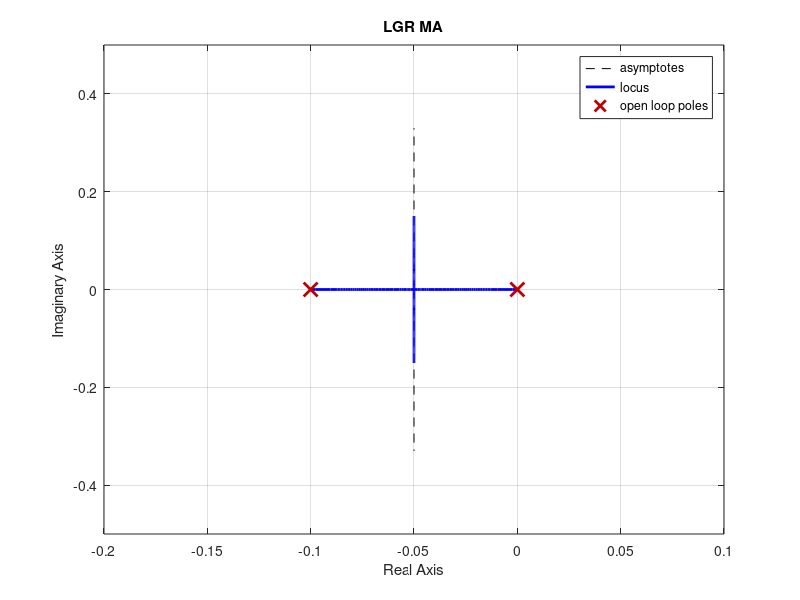

Write the MATLAB code that produced this figure. (Note: this script raises an error after producing the figure.)
clc
close all
clear

%MA sem Gc
Num1 = [1];
Den1 = [10 1 0];
sysMA = tf(Num1,Den1);
figure
rlocus(sysMA);
axis([-0.2 0.1 -0.5 0.5])
title('LGR MA');

%MF sem Gc
Num2 = [1];
Den2 = [10 1 1];
sysMF = tf(Num2,Den2);
%figure
%step(sysMF);
stepinfo(sysMF)

%%
%MA com Gc
a = 0.772;
K = 18; %8.995; %-calculado
Num3 = K*[1 a];
Den3 = [10 1 0];
sysMAc = tf(Num3,Den3);
%figure
%rlocus(sysMAc);
%title('LGR MA com Gc')

%MF com Gc
Num4 = K*[1 a];
Den4 = [10 1+K K*a];
sysMFc = tf(Num4,Den4);
figure
step(sysMFc,20);
title('Resposta ao Degrau MF com Gc')
stepinfo(sysMFc)

%%
%MA com PD discretizado Tustin
Tsamp = 1;
a = 0.772;
K = 18; %8.995; -calculado
Num5 = K*[a*(Tsamp^2)+2*Tsamp 2*a*(Tsamp^2) a*(Tsamp^2)-2*Tsamp];
Den5 = [40+2*Tsamp -80 40-2*Tsamp];
sysMAd = tf(Num5,Den5,1);
%figure
%rlocus(sysMAd);
%zplane(Num5,Den5);
%title('LGR MA com PD discr')

%MF com PD discretizado Tustin
Num6 = K*[a*(Tsamp^2)+2*Tsamp 2*a*(Tsamp^2) a*(Tsamp^2)-2*Tsamp];
Den6 = [40+2*Tsamp+K*2*Tsamp+K*a*(Tsamp^2) K*a*2*(Tsamp^2)-80 40-2*Tsamp+K*a*(Tsamp^2)-K*2*Tsamp];
sysMFd = tf(Num6,Den6,1);
%figure
%step(sysMFd);
%title('Resposta ao Degrau MF com PD discr')
%stepinfo(sysMFd)

%%
%MA sem Gc discretizado ZoH
Tsamp = 1;
Num7 = [0.04838 0.04679];
Den7 = [1 -1.905 0.905];
sysMAd1 = tf(Num7,Den7,Tsamp);
figure
rlocus(sysMAd1);
%zplane(Num7,Den7);
title('LGR MA sem Gc discr por ZoH')

%MF sem Gc discretizado ZoH
Num8 = [0.04838 0.04679];     
Den8 = [1 -1.857 0.952];       
sysMFd1 = tf(Num8,Den8,Tsamp);
%figure
%step(sysMFd1);
%title('Resposta ao Degrau MF sem Gc discr por ZoH')
stepinfo(sysMFd1)

%%
%MA com Gc discretizado
Tsamp = 1;
K2 = 27; %0.655 %-calculado
a2 = 0.466;    %0.466;
b2 = 0.1;
Num9 = K2*conv([1 -a2],[0.04838 0.04679]);
Den9 = [1 -1.905 0.905];
sysMAd2 = tf(Num9,Den9,Tsamp);
figure
rlocus(sysMAd2);
%zplane(Num9,Den9);
title('LGR MA com Gc discr')

%MF com Gc discretizado
Num10 = K2*[0.04838 0.04679-0.04838*a2 -0.04679*a2];     
Den10 = [1+K2*0.04838 0.04679*K2-1.905-0.04838*K2*a2 0.905-K2*0.04679*a2];       
sysMFd2 = tf(Num10,Den10,Tsamp);
figure
step(sysMFd2);
title('Resposta ao Degrau MF com Gc discr')
stepinfo(sysMFd2)

%Entrada Degrau
T=1;
u = [ones(1,50)];
L = length(u); %Tamanho do vetor
k = 0:(L-1); %numero inteiro
t = k*T; %tempo discreto kT
%rampa
w=t.*u;

%Resposta a Rampa
y = filter(Num10,Den10,w);
figure
stairs(t,w)
hold on
stairs(t,y)
xlabel('t = kT'),grid
legend('Rampa de entrada','Resposta')
axis([0 max(t) 0 1.2*max(y)])
hold off
title('Resposta a Rampa MF com Gc discr')

%MF com PID discretizado
Num11 = K2*[0.04838 0.04679-0.04838*a2 -0.04679*a2];     
Den11 = [1 K2*0.04838-0.905-b2 0.04679*K2-1-0.04838*K2*a2+1.905*b2 0.905-K2*0.04679*a2+0.905*b2];       
sysMFd3 = tf(Num11,Den11,Tsamp);
%figure
%step(sysMFd3);
%title('Resposta ao Degrau MF com PID discr')
%stepinfo(sysMFd3)

%figure
%bode(sysMF)
%title('Bode do sistema sem PD')
%figure
%bode(sysMFc)
%title('Bode do sistema com PD')

%confere
digits(4);
syms z a2 K2 Tsamp2;
%K2 = 18;
%Tsamp2 = 1;
%a2 = 0.772;
%G1(z) = (K2*((a2*(Tsamp2^2)+2*Tsamp2)*(z^2)+2*a2*(Tsamp2^2)*z+a2*(Tsamp2^2)-2*Tsamp2)/((40+2*Tsamp2)*(z^2)-80*z+40-2*Tsamp2));
%disp('G1(z)=');
%pretty(vpa(G1(z)));
%T1(z) = (K2*((a2*(Tsamp2^2)+2*Tsamp2)*(z^2)+2*a2*(Tsamp2^2)*z+a2*(Tsamp2^2)-2*Tsamp2)/((40+2*Tsamp2+K2*2*Tsamp2+K2*a2*(Tsamp2^2))*(z^2)+(K2*a2*2*(Tsamp2^2)-80)*z+40-2*Tsamp2+K2*a2*(Tsamp2^2)-K2*2*Tsamp2));
%disp('T1(z)=');
%pretty(vpa(T1(z)));
T1(z) = (K2*(0.04838*(z^2)+(0.04679-0.04838*a2)*z-0.04679*a2))/((1+K2*0.04838)*(z^2)+(0.04679*K2-1.905-0.04838*K2*a2)*z+0.905-K2*0.04679*a2);
disp('T1(z)=');
pretty(vpa(T1(z)));

